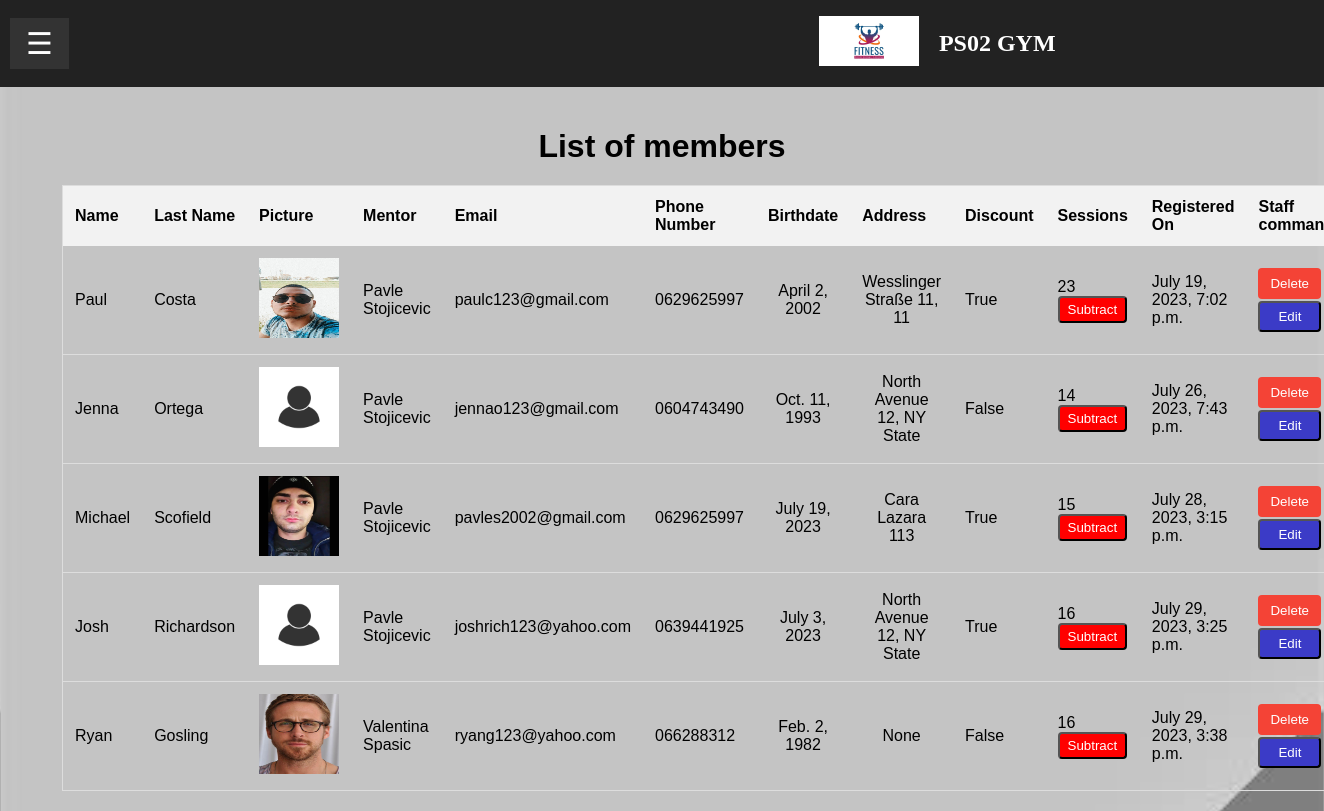
Before: /members_list/ (signed in) with the older database file.
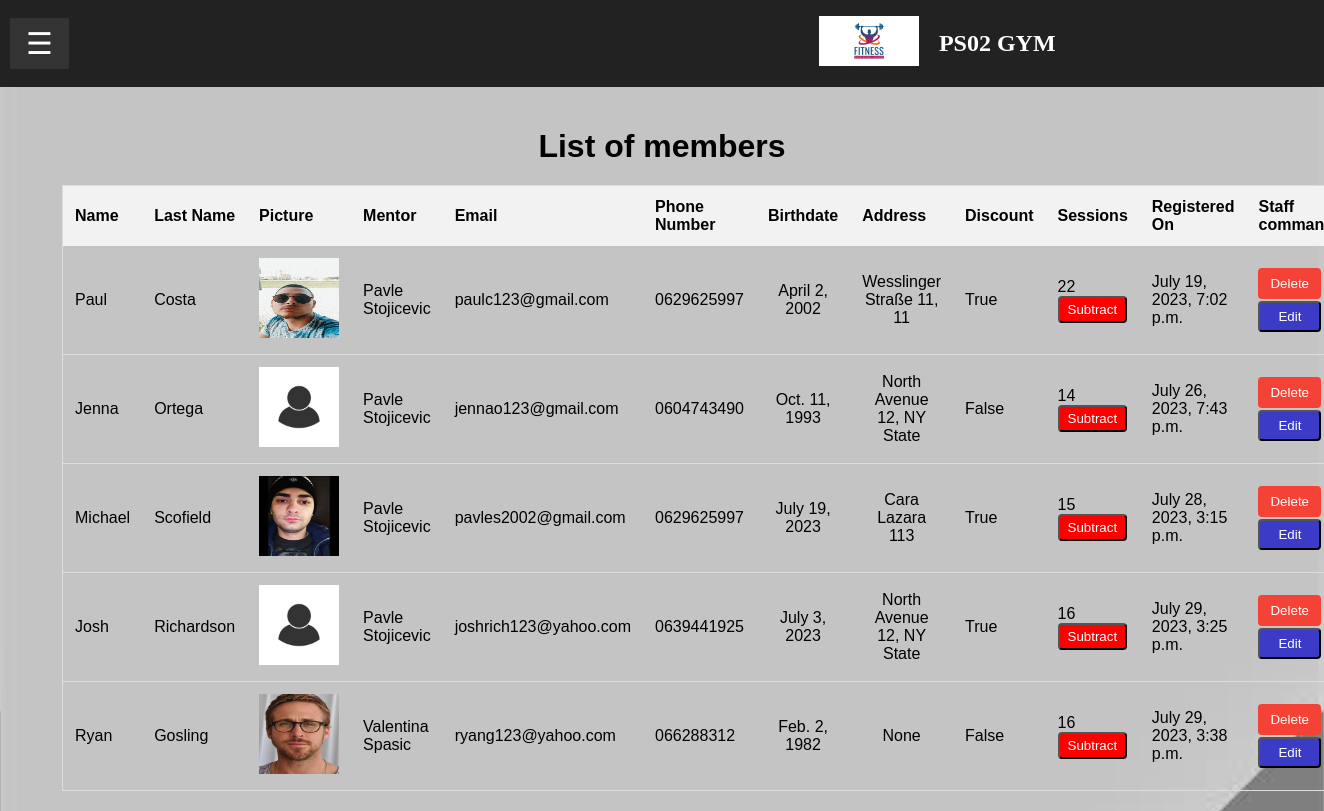
After: the same page with the newer database file.
### gym/models.py (models this page shows, shortened)
class Member(models.Model):
    trainer = models.ForeignKey('Trainer', on_delete=models.CASCADE, null=True, blank=True)
    name = models.CharField(max_length=255, blank=False)
    last_name = models.CharField(max_length=255, blank=False)
    picture = models.ImageField(upload_to="images/", null=True)
    email = models.EmailField(blank=False)
    phone_number = models.CharField(max_length=20, blank=True)
    birthdate = models.DateField(blank=False)
    address = models.CharField(max_length=255, blank=True)
    discount = models.BooleanField(default=False, blank=False)
    training = models.IntegerField(blank=False,
                                    validators=[
                                        MinValueValidator(0),
                                        MaxValueValidator(100)
                                        ]
                                        )
    registered_on = models.DateTimeField(auto_now_add=True, null=True)

class Trainer(models.Model):
    clients = models.ManyToManyField(Member, related_name='trainers')
    name = models.CharField(max_length=255, blank=False)
    last_name = models.CharField(max_length=255, blank=False)
    picture = models.ImageField(upload_to="images/", null=True)
    birthdate = models.DateField(blank=False)
    skills = models.ManyToManyField(SkillChoices)
    phone_number = models.CharField(max_length=20, blank=True)
    email = models.EmailField(blank=False)
    address = models.CharField(max_length=255, blank=True)
    registered_on = models.DateTimeField(auto_now_add=True, null=True)
    def __str__(self):
        return f"{self.name} {self.last_name}"

### gym/views.py (the view)
# urls.py: path('members_list/', views.MembersListView.as_view(), name='members_list'),
class MembersListView(ListView):
    template_name = 'members/member_list.html'
    model = Member
    context_object_name = "members"
    ordering = "registered_on"

### gym/templates/members/member_list.html (shortened to what this page needs)
{% extends 'base.html' %}
{% load static %}
{%block content%}
{% if user.is_authenticated %}
    {% if user.is_staff or user.is_superuser %}
        <html lang="en">
        <head>
            <link rel="stylesheet" href="{% static 'gym/css/members_list.css'%}">
        </head>
        <body>
            <div class="container">
                <h1>List of members</h1>
                <table>
                    <thead>
                        <tr>
                            <th>Name</th>
                            <th>Last Name</th>
                            <th>Picture</th>
                            <th>Mentor</th>
                            <th>Email</th>
                            <th>Phone Number</th>
                            <th>Birthdate</th>
                            <th>Address</th>
                            <th>Discount</th>
                            <th>Sessions</th>
                            <th>Registered On</th>
                            {% if user.is_staff %}
                                <th>Staff commands</th>
                            {%endif%}
                        </tr>
                    </thead>
                    <tbody>
                        {% for member in members %}
                        <tr>
                            <td>{{ member.name }}</td>
                            <td>{{ member.last_name }}</td>
                            <td><img src="{{member.picture.url}}" width="80px" height="80px"></td>
                            <td>{{member.trainer}}</td>
                            <td>{{ member.email }}</td>
                            <td>{{ member.phone_number }}</td>
                            <td>{{ member.birthdate }}</td>
                            {% if member.address %}
                                <td>{{ member.address }}</td>
                            {% else %}
                                <td>None</td>
                            {%endif%}
                            <td>{{ member.discount }}</td>
                            <td>{{ member.training }} <button class="subtract-session-btn" data-member-id="{{member.pk}}">Subtract</button>
                            </td>
                            <td>{{ member.registered_on }}</td>
                            {% if user.is_staff %}
                                <td><button class="delete-button" data-member-id="{{ member.pk }}">Delete</button>
                                <a href="{% url 'edit_member' member.pk %}"><button class="edit-button">Edit</button></a></td>
                            {% endif %}
                        </tr>
                        {% endfor %}
                    </tbody>
                </table>
            </div>
        </body>
    {%endif%}
{% endif %}
</html>
</body>
{%endblock%}

Changed rows visible on the page:
changed Member "Paul": training "23" → "22"
